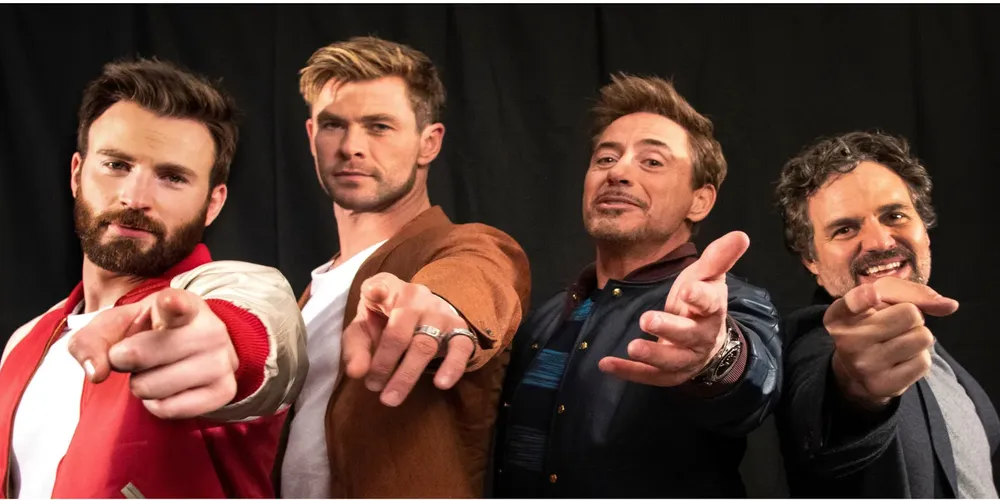
#> input picture AVG.webp, 1000 x 500 px, shrunk from 1600 x 800 before the run, found by its file name
$ jupyter execute FaceDetection.ipynb
#> lines starting #> are read from the running program, lines starting #| are printed output that depends on the picture; after the words box and inside, x2 and y2 are one past the last pixel; in counts of white or black regions, pixels touching at a corner belong together
[cell 1]
from google.colab import drive
drive.mount('/content/drive')

For Multiple People in Image increase min-neighbours

[cell 2]
import cv2
from google.colab.patches import cv2_imshow

# Read the image
img = cv2.imread('/content/AVG.webp')
#> img is the input picture: shape (500, 1000, 3); mean B, G, R 54.9, 63.8, 92.6

if img is None:
    print("Error: Image not loaded. Please check the file path.")
else:
    # Convert image to grayscale
    gray_img = cv2.cvtColor(img, cv2.COLOR_BGR2GRAY)
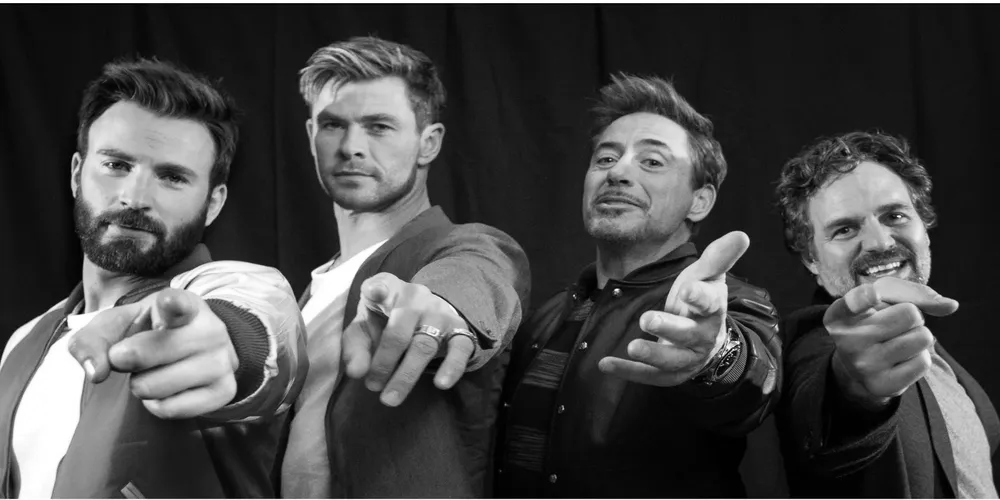
#> gray_img: shape (500, 1000); min 0, max 255, mean 71.3

    # Apply histogram equalization for better contrast
    gray_img = cv2.equalizeHist(gray_img)
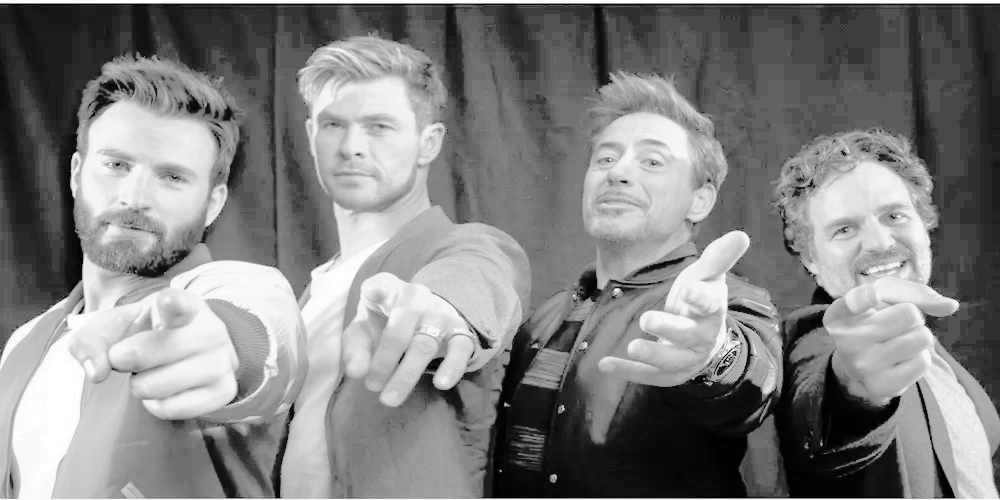
#> gray_img: shape (500, 1000); min 0, max 255, mean 129.1

    # Load Haar Cascade
    haar_cascade = cv2.CascadeClassifier('/content/haarcascade_frontalface_default.xml')

    if haar_cascade.empty():
      print("Error: Haar Cascade file not loaded!")

    else:
    # Detect faces with adjusted parameters
        faces_rect = haar_cascade.detectMultiScale(
        gray_img,
        scaleFactor=1.14,   # Smaller step between scales
        minNeighbors=5,    # Higher value reduces overlaps
        minSize=(30, 30)   # Minimum size of detected objects
    )
#> faces_rect = [[287, 72, 138, 138], [569, 111, 123, 123], [137, 136, 116, 116], [272, 11, 161, 161], [803, 168, 139, 139], [60, 107, 158, 158]]

    print(f"Number of detected faces: {len(faces_rect)}")
#| Number of detected faces: 6

    # Draw rectangles around detected faces
    for (x, y, w, h) in faces_rect:
        cv2.rectangle(img, (x, y), (x + w, y + h), (0, 255, 0), 2)
#> this loop made 6 passes
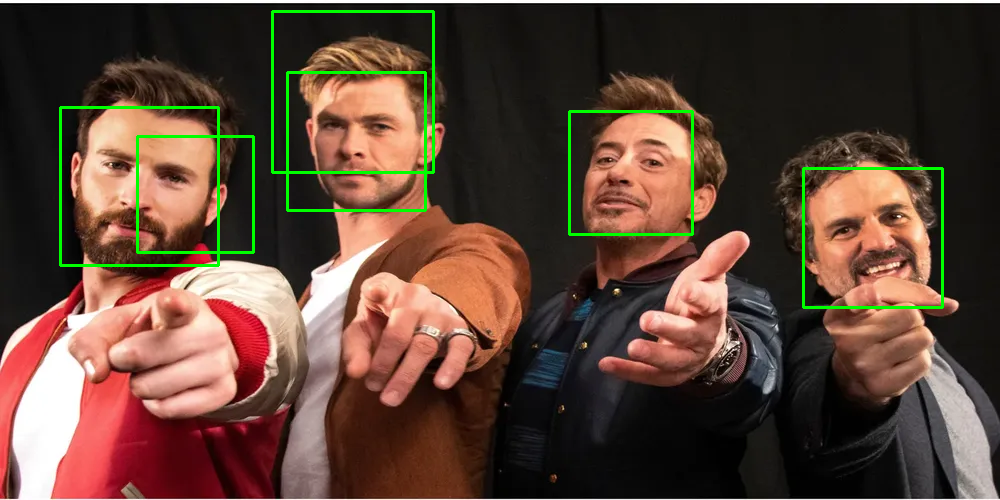
#> img: shape (500, 1000, 3); 1.99% of pixels changed, all inside (x1, y1, x2, y2) = (59, 10, 944, 309)

    # Display the image with rectangles
    cv2_imshow(img)
